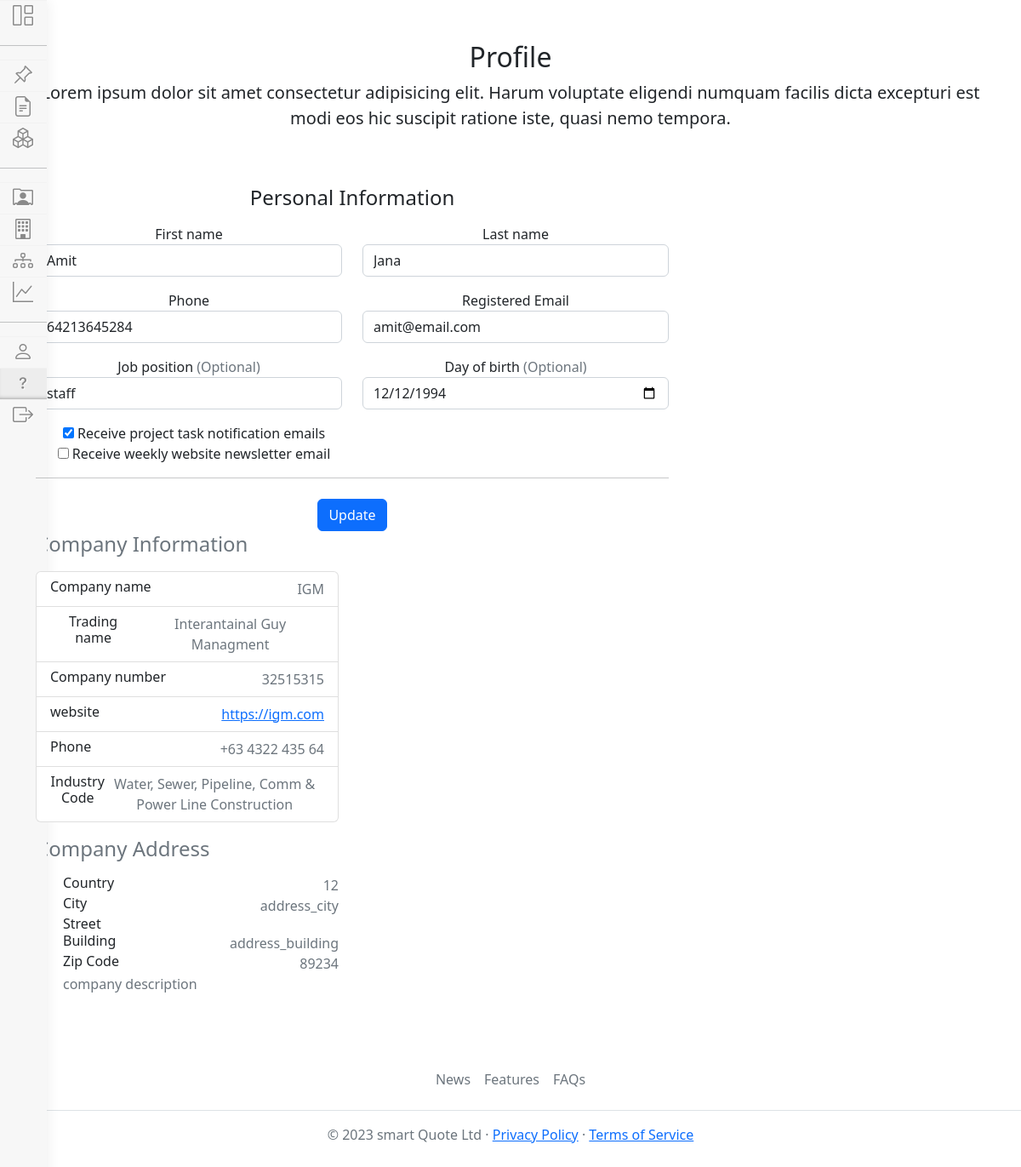
Screenshot of /profile (signed in) with the database file from the repository.
### tables this page shows
CREATE TABLE `users` (
  `id` int NOT NULL AUTO_INCREMENT,
  `name` varchar(45) DEFAULT NULL,
  `surename` varchar(45) DEFAULT NULL,
  `dob` DATE DEFAULT NULL,
  `email` varchar(45) DEFAULT NULL,
  `phone` bigint(20) DEFAULT NULL,
  `company_id` int DEFAULT '0',
  `position` varchar(145) DEFAULT NULL,
  `notification` boolean DEFAULT NULL,
  `newsletter` boolean DEFAULT NULL,
  `password` varchar(255) NOT NULL,
  `permission` int DEFAULT '0',
  `creation_at` DATETIME DEFAULT CURRENT_TIMESTAMP,
  `modification_at` DATETIME ON UPDATE CURRENT_TIMESTAMP,
  PRIMARY KEY (`id`)
);

CREATE TABLE `companies` (
  `id` int NOT NULL AUTO_INCREMENT,
  `name` varchar(45) NOT NULL,
  `trading_name` varchar(128) DEFAULT NULL,
  `company_num` varchar(15) DEFAULT NULL,
  `website` varchar(64) DEFAULT NULL,
  `email` varchar(64) DEFAULT NULL,
  `phone` varchar(45) DEFAULT NULL,
  `industry_id` varchar(4) NOT NULL,
  `address_country_id` int DEFAULT NULL,
  `address_city` varchar(45) DEFAULT NULL,
  `address_street` varchar(45) DEFAULT NULL,
  `address_building` varchar(45) DEFAULT NULL,
  `address_zip` varchar(12) DEFAULT NULL,
  `description` text(255) DEFAULT NULL,
  `creation_at` DATETIME DEFAULT CURRENT_TIMESTAMP,
  `modification_at` DATETIME ON UPDATE CURRENT_TIMESTAMP,
  PRIMARY KEY (`id`)
);

CREATE TABLE `industries` (
  `id` int NOT NULL AUTO_INCREMENT,
  `code` varchar(4) NOT NULL,
  `name` varchar(128) NOT NULL,
  `creation_at` DATETIME DEFAULT CURRENT_TIMESTAMP,
  `modification_at` DATETIME ON UPDATE CURRENT_TIMESTAMP,
  PRIMARY KEY (`id`)
);

### classes/Database.class.php (called while the page is built)
<?php
class Database
{
    private $host = "localhost:3306";
    private $user = "root";
    private $pwd = "Password!";
    private $dbname = "squote";
    protected function connect()
    {
        try {
            $dsn = 'mysql:host=' . $this->host . ';dbname=' . $this->dbname;
            $pdo = new PDO($dsn, $this->user, $this->pwd);
            $pdo->setAttribute(PDO::ATTR_DEFAULT_FETCH_MODE, PDO::FETCH_OBJ);
            return $pdo;
        } catch (PDOException $e) {
            throw new Exception($e->getMessage());
            die();
        }
    }
}

### classes/Industries.class.php (called while the page is built, shortened)
<?php
class Industries extends Database
{
    protected function industryInformation($code)
    {
        $sql = "SELECT * FROM industries WHERE code = ?";
        $stmt = $this->connect()->prepare($sql);
        if (!$stmt->execute(array($code))) {
            $stmt = null;
            header("location: ../index.php?error= nodatafound");
            exit();
        }
        $user = $stmt->fetch();
        return $user;
    }
}

### classes/IndustriesView.class.php (called while the page is built)
<?php
class IndustriesView extends Industries
{
    public function getIndustryName($code)
    {
        return $this->industryInformation($code);
    }
}

### classes/Companies.class.php (called while the page is built, shortened)
<?php
class Companies extends Database
{
    protected function companyProfile($id)
    {
        $sql = "SELECT * FROM companies WHERE id = ?";
        $stmt = $this->connect()->prepare($sql);
        if (!$stmt->execute(array($id))) {
            $stmt = null;
            header("location: ../index.php?error= nocompayfound");
            exit();
        }
        $user = $stmt->fetch();
        return $user;
    }
}

### classes/CompaniesView.class.php (called while the page is built)
<?php
class CompaniesView extends Companies
{
    public function getCompanyProfile($id)
    {
        return $this->companyProfile($id);
    }
}

### classes/Users.class.php (called while the page is built, shortened)
<?php
class Users extends Database
{
    protected function userProfile($id)
    {
        $sql = "SELECT * FROM users WHERE id = ?";
        $stmt = $this->connect()->prepare($sql);
        if (!$stmt->execute(array($id))) {
            $stmt = null;
            header("location: ../index.php?error=usernotfound");
            exit();
        }
        $user = $stmt->fetch();
        return $user;
    }
}

### classes/UsersView.class.php (called while the page is built, shortened)
<?php
class UsersView extends Users
{
    public function getUserProfile($id)
    {
        return $this->userProfile($id);
    }
}

### includes/autoloader.inc.php (called while the page is built, shortened)
<?php
function autoLoader($className)
{
    $path = "classes/";
    $extansion = ".class.php";
    $fullPath = $path . $className . $extansion;
}

### pages/profile.page.php (the view, shortened to what this page needs)
<?php
$user_data = new UsersView();
$user = $user_data->getUserProfile($_SESSION["userid"]);
$company_data = new CompaniesView();
$company = $company_data->getCompanyProfile($user->company_id);
$industry_data = new IndustriesView();
$industry= $industry_data->getIndustryName($company->industry_id);
?>
<div class="container">
    <div class="py-5 text-center">
        <h2>Profile</h2>
        <p class="lead">
            Lorem ipsum dolor sit amet consectetur adipisicing elit. Harum voluptate eligendi numquam facilis dicta excepturi est modi eos hic suscipit ratione iste, quasi nemo tempora.
        </p>
    </div>
    <div class="row">
        <form action="pages/processing/profile.pro.php" method="post">
            <div class="col-md-8 order-md-1">
                <h4 class="mb-3">Personal Information</h4>
                <div class="row">
                    <div class="col-md-6 mb-3">
                        <label for="firstName">First name</label>
                        <input type="text" class="form-control" id="firstName" name="name" placeholder="First name" value="<?php echo ($user->name) ?>" required>
                    </div>
                    <div class="col-md-6 mb-3">
                        <label for="lastName">Last name</label>
                        <input type="text" class="form-control" id="lastName" name="surename" placeholder="Last name" value="<?php echo ($user->surename) ?>" required>
                    </div>
                </div>
                <div class="row">
                    <div class="col-md-6 mb-3">
                        <label for="phone">Phone</label>
                        <input type="text" class="form-control" id="phone" name="phone" placeholder="Phone" value="<?php echo ($user->phone) ?>" required>
                    </div>
                    <div class="col-md-6 mb-3">
                        <label for="email">Registered Email</label>
                        <input type="text" class="form-control" id="email" name="email" placeholder="Email" value="<?php echo ($user->email) ?>" readonly>
                    </div>
                </div>
                <div class="row">
                    <div class="col-md-6 mb-3">
                        <label for="position">Job position <span class="text-muted">(Optional)</span></label>
                        <input type="text" class="form-control" id="position" name="position" placeholder="Job position" value="<?php echo ($user->position) ?>">
                    </div>
                    <div class="col-md-6 mb-3">
                        <label for="date">Day of birth <span class="text-muted">(Optional)</span></label>
                        <input type="date" class="form-control" id="date" name="dob" placeholder="dd/mm/year"
                        value="<?php if ($user->dob != "1900-01-01") {echo ($user->dob);} ?>">
                    </div>
                </div>
                <div class="col-md-6 mb-3 ">
                    <div class="custom-control custom-checkbox">
                        <input type="checkbox" class="custom-control-input" name="notification" id="notification"
                        <?php if ($user->notification) {echo ('checked');} ?>>
                        <label class="custom-control-label" for="notification">Receive project task notification emails</label>
                    </div>
                    <div class="custom-control custom-checkbox">
                        <input type="checkbox" class="custom-control-input" name="newsletter" id="newsletter"
                        <?php if ($user->newsletter) {echo ('checked'); } ?>>
                        <label class="custom-control-label" for="newsletter">Receive weekly website newsletter email</label>
                    </div>
                </div>
                <hr class="mb-4">
                <button type="submit" name="submit" class="btn btn-primary btn-block">Update</button>
        </form>
    </div>
    <div class="col-md-4 order-md-2 mb-4">
            <h4 class="d-flex justify-content-between align-items-center mb-3">
                <span class="text-muted">Company Information</span>
                <span class="badge badge-secondary badge-pill">3</span>
            </h4>
            <ul class="list-group mb-3">
                <li class="list-group-item d-flex justify-content-between lh-condensed">
                    <div>
                        <h6 class="my-0">Company name</h6>
                    </div>
                    <span class="text-muted"><?php echo($company->name) ?></span>
                </li>
                <li class="list-group-item d-flex justify-content-between lh-condensed">
                    <div>
                        <h6 class="my-0">Trading name</h6>
                    </div>
                    <span class="text-muted"><?php echo($company->trading_name) ?></span>
                </li>
                <li class="list-group-item d-flex justify-content-between lh-condensed">
                    <div>
                        <h6 class="my-0">Company number</h6>
                    </div>
                    <span class="text-muted"><?php echo($company->company_num) ?></span>
                </li>
                <li class="list-group-item d-flex justify-content-between lh-condensed">
                    <div>
                        <h6 class="my-0">website</h6>
                    </div>
                    <span class="text-muted"><a href="<?php echo($company->website) ?>"><?php echo($company->website) ?></a></span>
                </li>
                <li class="list-group-item d-flex justify-content-between lh-condensed">
                    <div>
                        <h6 class="my-0">Phone</h6>
                    </div>
                    <span class="text-muted"><?php echo($company->phone) ?></span>
                </li>
                <li class="list-group-item d-flex justify-content-between lh-condensed">
                    <div>
                        <h6 class="my-0">Industry Code</h6>
                    </div>
                    <span class="text-muted"><?php echo($industry->name) ?></span>
                </li>
            </ul>
                <h4 class="d-flex justify-content-between align-items-center mb-3">
                <span class="text-muted">Company Address</span>
                <span class="badge badge-secondary badge-pill">3</span>
            </h4>
            <ul>
                <li class="list-group-item d-flex justify-content-between lh-condensed">
                    <div>
                        <h6 class="my-0">Country</h6>
                    </div>
                    <span class="text-muted"><?php echo($company->address_country_id) ?></span>
                </li>
                <li class="list-group-item d-flex justify-content-between lh-condensed">
                    <div>
                        <h6 class="my-0">City</h6>
                    </div>
                    <span class="text-muted"><?php echo($company->address_city) ?></span>
                </li>
                <li class="list-group-item d-flex justify-content-between lh-condensed">
                    <div>
                        <h6 class="my-0">Street</h6>
                    </div>
                </li>
                <li class="list-group-item d-flex justify-content-between lh-condensed">
                    <div>
                        <h6 class="my-0">Building</h6>
                    </div>
                    <span class="text-muted"><?php echo($company->address_building) ?></span>
                </li>
                <li class="list-group-item d-flex justify-content-between lh-condensed">
                    <div>
                        <h6 class="my-0">Zip Code</h6>
                    </div>
                    <span class="text-muted"><?php echo($company->address_zip) ?></span>
                </li>
                <li class="list-group-item d-flex justify-content-between lh-condensed">
                    <span class="text-muted"><?php echo($company->description) ?></span>
                </li>
            </ul>
        </div>
</div>
</div>

### rows the page displays
users: name "Amit", surename "Jana", phone "64213645284", email "amit@email.com", position "staff", dob "12/12/1994", notification "☑"
companies: name "IGM", trading_name "Interantainal Guy Managment", company_num "32515315", website "https://igm.com", phone "+63 4322 435 64", address_country "12", address_city "address_city", address_building "address_building", address_zip "89234", description "company description"
industries: name "Water, Sewer, Pipeline, Comm & Power Line Construction"
